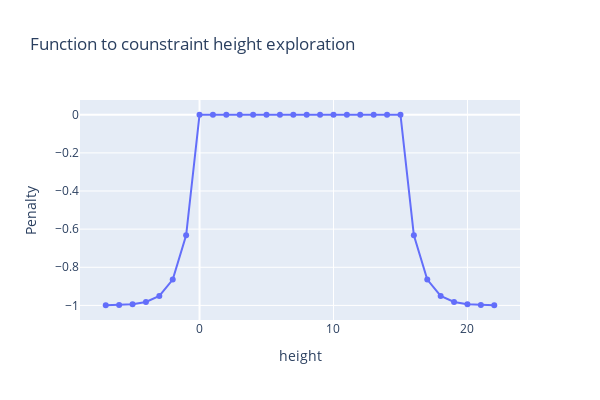

Write notebook code for a chart like this one.
### Markdown cell above
By combining the 2 constraint we got:

$$ \exp(Min( y\_upper\_limit - futur\_pos\_y, 0)) + \exp(Min( y\_lower\_limit - futur\_pos\_y, 0)) -2 $$

### Code cell
y_upper_limit = 15
y_lower_limit = 0

futur_pos_y = np.arange(-7, 23)


fig = go.Figure()
fig.add_trace(go.Scatter(
    x = futur_pos_y,
    y = np.array([-2 + np.exp(np.min([val1, 0])) + np.exp(np.min([val2, 0])) for val1, val2 in zip(futur_pos_y - y_lower_limit, -futur_pos_y + y_upper_limit) ]),
    name='height constraint',
    mode='lines+markers'
))

fig.update_xaxes(title_text = "height")
fig.update_yaxes(title_text = "Penalty")
fig.update_layout(height=400, width=600, title_text="Function to counstraint height exploration")

### Figure 1 — Plotly figure (JSON) as saved in the notebook; plotly's stock layout.template omitted (floating-point values rounded to 4 significant figures)
{"data": [{"mode": "lines+markers", "name": "height constraint", "type": "scatter", "x": [-7, -6, -5, -4, -3, -2, -1, 0, 1, 2, 3, 4, 5, 6, 7, 8, 9, 10, 11, 12, 13, 14, 15, 16, 17, 18, 19, 20, 21, 22], "y": [-0.9991, -0.9975, -0.9933, -0.9817, -0.9502, -0.8647, -0.6321, 0, 0, 0, 0, 0, 0, 0, 0, 0, 0, 0, 0, 0, 0, 0, 0, -0.6321, -0.8647, -0.9502, -0.9817, -0.9933, -0.9975, -0.9991]}], "layout": {"height": 400, "title": {"text": "Function to counstraint height exploration"}, "width": 600, "xaxis": {"title": {"text": "height"}}, "yaxis": {"title": {"text": "Penalty"}}}}
